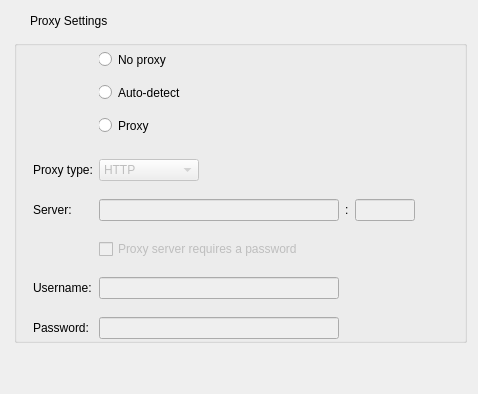
     <widget class="QWidget" name="pProxies">
      <property name="sizePolicy">
       <sizepolicy hsizetype="Preferred" vsizetype="Maximum">
        <horstretch>0</horstretch>
        <verstretch>0</verstretch>
       </sizepolicy>
      </property>
      <layout class="QVBoxLayout" name="verticalLayout_11">
       <property name="spacing">
        <number>12</number>
       </property>
       <property name="leftMargin">
        <number>14</number>
       </property>
       <property name="topMargin">
        <number>14</number>
       </property>
       <item>
        <widget class="QLabel" name="label_8">
         <property name="sizePolicy">
          <sizepolicy hsizetype="Preferred" vsizetype="Maximum">
           <horstretch>0</horstretch>
           <verstretch>0</verstretch>
          </sizepolicy>
         </property>
         <property name="styleSheet">
          <string notr="true">padding-left: 13px;</string>
         </property>
         <property name="text">
          <string>Proxy Settings</string>
         </property>
        </widget>
       </item>
       <item>
        <widget class="QGroupBox" name="gProxy">
         <property name="sizePolicy">
          <sizepolicy hsizetype="Preferred" vsizetype="Maximum">
           <horstretch>0</horstretch>
           <verstretch>0</verstretch>
          </sizepolicy>
         </property>
         <property name="title">
          <string/>
         </property>
         <property name="flat">
          <bool>true</bool>
         </property>
         <layout class="QGridLayout" name="gridLayout_2">
          <property name="sizeConstraint">
           <enum>QLayout::SetDefaultConstraint</enum>
          </property>
          <property name="leftMargin">
           <number>16</number>
          </property>
          <property name="topMargin">
           <number>0</number>
          </property>
          <property name="rightMargin">
           <number>9</number>
          </property>
          <property name="bottomMargin">
           <number>1</number>
          </property>
          <property name="horizontalSpacing">
           <number>6</number>
          </property>
          <property name="verticalSpacing">
           <number>18</number>
          </property>
          <item row="8" column="1">
           <widget class="QWidget" name="widget_13" native="true">
            <property name="styleSheet">
             <string notr="true">padding-left: -1px;
</string>
            </property>
            <layout class="QVBoxLayout" name="verticalLayout_19">
             <property name="spacing">
              <number>6</number>
             </property>
             <property name="leftMargin">
              <number>0</number>
             </property>
             <property name="topMargin">
              <number>0</number>
             </property>
             <property name="rightMargin">
              <number>0</number>
             </property>
             <property name="bottomMargin">
              <number>2</number>
             </property>
             <item>
              <widget class="QRadioButton" name="rNoProxy">
               <property name="minimumSize">
                <size>
                 <width>0</width>
                 <height>27</height>
                </size>
               </property>
               <property name="maximumSize">
                <size>
                 <width>16777215</width>
                 <height>27</height>
                </size>
               </property>
               <property name="focusPolicy">
                <enum>Qt::NoFocus</enum>
               </property>
               <property name="text">
                <string>No proxy</string>
               </property>
              </widget>
             </item>
             <item>
              <widget class="QRadioButton" name="rProxyAuto">
               <property name="minimumSize">
                <size>
                 <width>0</width>
                 <height>27</height>
                </size>
               </property>
               <property name="maximumSize">
                <size>
                 <width>16777215</width>
                 <height>27</height>
                </size>
               </property>
               <property name="focusPolicy">
                <enum>Qt::NoFocus</enum>
               </property>
               <property name="text">
                <string>Auto-detect</string>
               </property>
               <property name="checked">
                <bool>false</bool>
               </property>
              </widget>
             </item>
             <item>
              <widget class="QRadioButton" name="rProxyManual">
               <property name="minimumSize">
                <size>
                 <width>0</width>
                 <height>27</height>
                </size>
               </property>
               <property name="maximumSize">
                <size>
                 <width>16777215</width>
                 <height>27</height>
                </size>
               </property>
               <property name="focusPolicy">
                <enum>Qt::NoFocus</enum>
               </property>
               <property name="styleSheet">
                <string notr="true"/>
               </property>
               <property name="text">
                <string>Proxy</string>
               </property>
              </widget>
             </item>
            </layout>
           </widget>
          </item>
          <item row="10" column="1">
           <widget class="QWidget" name="wProxyAddress" native="true">
            <property name="sizePolicy">
             <sizepolicy hsizetype="Preferred" vsizetype="Maximum">
              <horstretch>0</horstretch>
              <verstretch>0</verstretch>
             </sizepolicy>
            </property>
            <layout class="QHBoxLayout" name="horizontalLayout_8">
             <property name="margin">
              <number>0</number>
             </property>
             <item>
              <widget class="QLineEdit" name="eProxyServer">
               <property name="enabled">
                <bool>false</bool>
               </property>
               <property name="minimumSize">
                <size>
                 <width>240</width>
                 <height>0</height>
                </size>
               </property>
               <property name="maximumSize">
                <size>
                 <width>240</width>
                 <height>16777215</height>
                </size>
               </property>
               <property name="inputMethodHints">
                <set>Qt::ImhUrlCharactersOnly</set>
               </property>
               <property name="text">
                <string/>
               </property>
              </widget>
             </item>
             <item>
              <widget class="QLabel" name="lProxyPortSeparator">
               <property name="text">
                <string>:</string>
               </property>
              </widget>
             </item>
             <item>
              <widget class="QLineEdit" name="eProxyPort">
               <property name="enabled">
                <bool>false</bool>
               </property>
               <property name="maximumSize">
                <size>
                 <width>60</width>
                 <height>16777215</height>
                </size>
               </property>
               <property name="inputMethodHints">
                <set>Qt::ImhDigitsOnly</set>
               </property>
               <property name="text">
                <string/>
               </property>
               <property name="alignment">
                <set>Qt::AlignCenter</set>
               </property>
              </widget>
             </item>
             <item>
              <spacer name="horizontalSpacer_4">
               <property name="orientation">
                <enum>Qt::Horizontal</enum>
               </property>
               <property name="sizeHint" stdset="0">
                <size>
                 <width>40</width>
                 <height>20</height>
                </size>
               </property>
              </spacer>
             </item>
            </layout>
           </widget>
          </item>
          <item row="12" column="0">
           <widget class="QLabel" name="lProxyUsername">
            <property name="text">
             <string>Username:</string>
            </property>
           </widget>
          </item>
          <item row="13" column="0">
           <widget class="QLabel" name="lProxyPassword">
            <property name="sizePolicy">
             <sizepolicy hsizetype="Preferred" vsizetype="Preferred">
              <horstretch>0</horstretch>
              <verstretch>0</verstretch>
             </sizepolicy>
            </property>
            <property name="text">
             <string>Password:</string>
            </property>
           </widget>
          </item>
          <item row="12" column="1">
           <widget class="QLineEdit" name="eProxyUsername">
            <property name="enabled">
             <bool>false</bool>
            </property>
            <property name="minimumSize">
             <size>
              <width>240</width>
              <height>0</height>
             </size>
            </property>
            <property name="maximumSize">
             <size>
              <width>240</width>
              <height>16777215</height>
             </size>
            </property>
            <property name="text">
             <string/>
            </property>
           </widget>
          </item>
          <item row="9" column="0">
           <widget class="QLabel" name="lProxyType">
            <property name="text">
             <string>Proxy type:</string>
            </property>
           </widget>
          </item>
          <item row="11" column="1">
           <widget class="QCheckBox" name="cProxyRequiresPassword">
            <property name="enabled">
             <bool>false</bool>
            </property>
            <property name="text">
             <string>Proxy server requires a password</string>
            </property>
           </widget>
          </item>
          <item row="9" column="1">
           <widget class="QComboBox" name="cProxyType">
            <property name="enabled">
             <bool>false</bool>
            </property>
            <property name="sizePolicy">
             <sizepolicy hsizetype="Maximum" vsizetype="Fixed">
              <horstretch>0</horstretch>
              <verstretch>0</verstretch>
             </sizepolicy>
            </property>
            <property name="minimumSize">
             <size>
              <width>100</width>
              <height>0</height>
             </size>
            </property>
            <property name="maximumSize">
             <size>
              <width>16777215</width>
              <height>16777215</height>
             </size>
            </property>
            <item>
             <property name="text">
              <string>HTTP</string>
             </property>
            </item>
           </widget>
          </item>
          <item row="13" column="1">
           <widget class="QLineEdit" name="eProxyPassword">
            <property name="enabled">
             <bool>false</bool>
            </property>
            <property name="minimumSize">
             <size>
              <width>240</width>
              <height>0</height>
             </size>
            </property>
            <property name="maximumSize">
             <size>
              <width>240</width>
              <height>16777215</height>
             </size>
            </property>
            <property name="text">
             <string/>
            </property>
            <property name="echoMode">
             <enum>QLineEdit::Password</enum>
            </property>
           </widget>
          </item>
          <item row="10" column="0">
           <widget class="QLabel" name="lProxyServer">
            <property name="text">
             <string>Server:</string>
            </property>
           </widget>
          </item>
         </layout>
        </widget>
       </item>
       <item>
        <spacer name="verticalSpacer_5">
         <property name="orientation">
          <enum>Qt::Vertical</enum>
         </property>
         <property name="sizeHint" stdset="0">
          <size>
           <width>20</width>
           <height>40</height>
          </size>
         </property>
        </spacer>
       </item>
      </layout>
     </widget>
